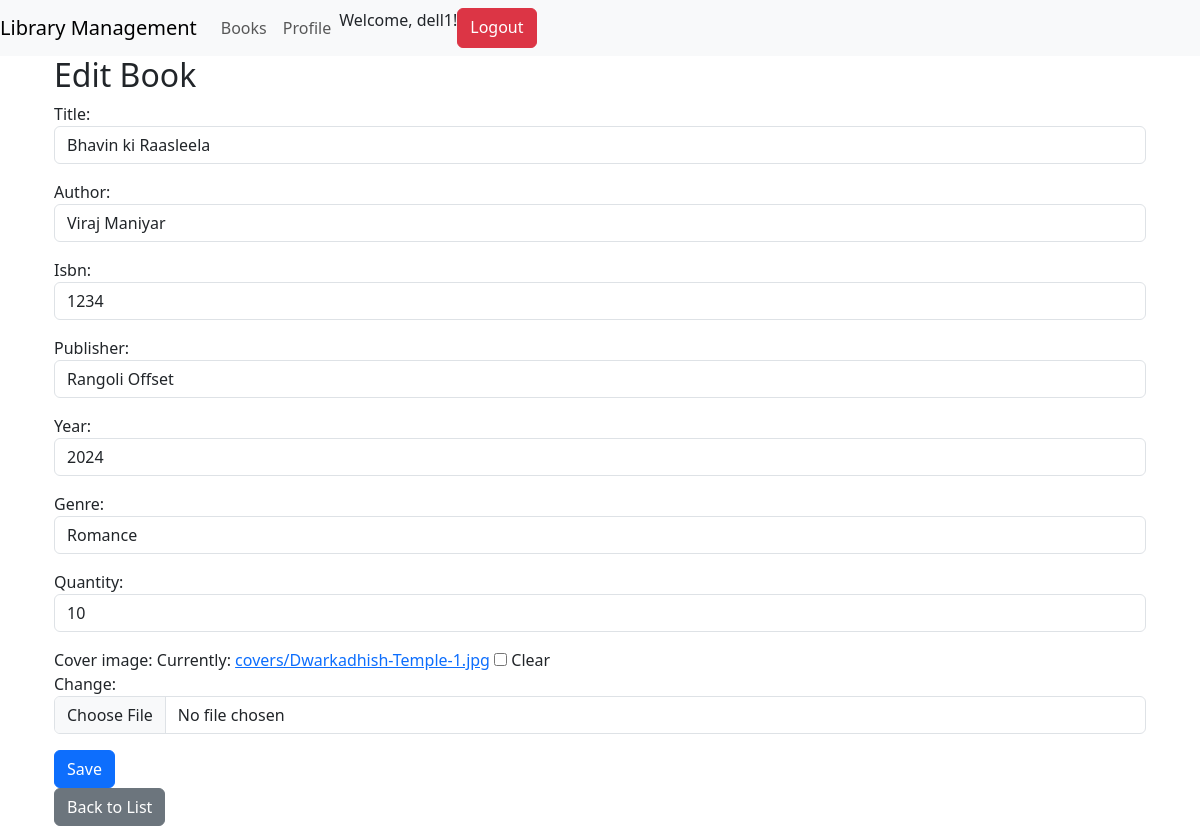
/books/book/1/update/ (signed in), run on the app's committed database.
### books/models.py (models this page shows, shortened)
class Book(models.Model):
    isbn = models.CharField(max_length=13)
    title = models.CharField(max_length=200)
    author = models.CharField(max_length=200)
    publisher = models.CharField(max_length=200)
    year = models.IntegerField()
    genre = models.CharField(max_length=100)
    quantity = models.IntegerField()
    cover_image = models.ImageField(upload_to='covers/', blank=True, null=True)

### books/views.py (the view)
# urls.py: path('book/<int:pk>/update/', views.book_update, name='book_update'),
@login_required
def book_update(request, pk):
    book = get_object_or_404(Book, pk=pk)
    if request.method == 'POST':
        form = BookForm(request.POST, instance=book)
        if form.is_valid():
            form.save()
            return redirect('book_list')
    else:
        form = BookForm(instance=book)
    return render(request, 'book_form.html', {'form': form})

### books/forms.py
class BookForm(forms.ModelForm):
    class Meta:
        model = Book
        fields = ['title', 'author', 'isbn', 'publisher', 'year', 'genre', 'quantity', 'cover_image']
        widgets = {
            'title': forms.TextInput(attrs={'class': 'form-control'}),
            'author': forms.TextInput(attrs={'class': 'form-control'}),
            'isbn': forms.TextInput(attrs={'class': 'form-control'}),
            'publisher': forms.TextInput(attrs={'class': 'form-control'}),
            'year': forms.NumberInput(attrs={'class': 'form-control'}),
            'genre': forms.TextInput(attrs={'class': 'form-control'}),
            'quantity': forms.NumberInput(attrs={'class': 'form-control'}),
            'cover_image': forms.ClearableFileInput(attrs={'class': 'form-control'}),
        }

### books/templates/book_form.html (shortened to what this page needs)
{%  extends 'base.html' %}
{% block content %}
    <div class="container">
        <h2>{% if form.instance.pk %}Edit{% else %}Add{% endif %} Book</h2>
        <form method="post">
            {{ form.as_p }}
            <button type="submit" class="btn btn-primary">Save</button>
        </form>
        <a href="{% url 'book_list' %}" class="btn btn-secondary">Back to List</a>
    </div>
{% endblock %}

### books/templates/base.html (shortened to what this page needs)
<!DOCTYPE html>
<html>
<head>
    {% load bootstrap5 %}
    {% bootstrap_css %}
</head>
<body>
    <nav class="navbar navbar-expand-lg navbar-light bg-light">
        <a class="navbar-brand" href="{% url 'home' %}">Library Management</a>
        <div class="collapse navbar-collapse">
            <ul class="navbar-nav mr-auto">
                <li class="nav-item"><a class="nav-link" href="{% url 'book_list' %}">Books</a></li>
                <li class="nav-item"><a class="nav-link" href="{% url 'profile' %}">Profile</a></li>
            </ul>
            <ul class="navbar-nav ml-auto">
                {% if not user.is_authenticated %}
                <a href="{% url 'google_login' %}" class="btn btn-primary">Login with Google</a>
            {% else %}
                <p>Welcome, {{ user.username }}!</p>
                <a href="{% url 'logout' %}" class="btn btn-danger">Logout</a>
            {% endif %}
            </ul>
        </div>
    </nav>
    <div class="container">
        {% block content %}{% endblock %}
    </div>
</body>
</html>

### data on the page
Book: title "Bhavin ki Raasleela", author "Viraj Maniyar", isbn "1234", publisher "Rangoli Offset", year "2024", genre "Romance", quantity "10"

### other printed values
{{ user.username }} "dell1"
